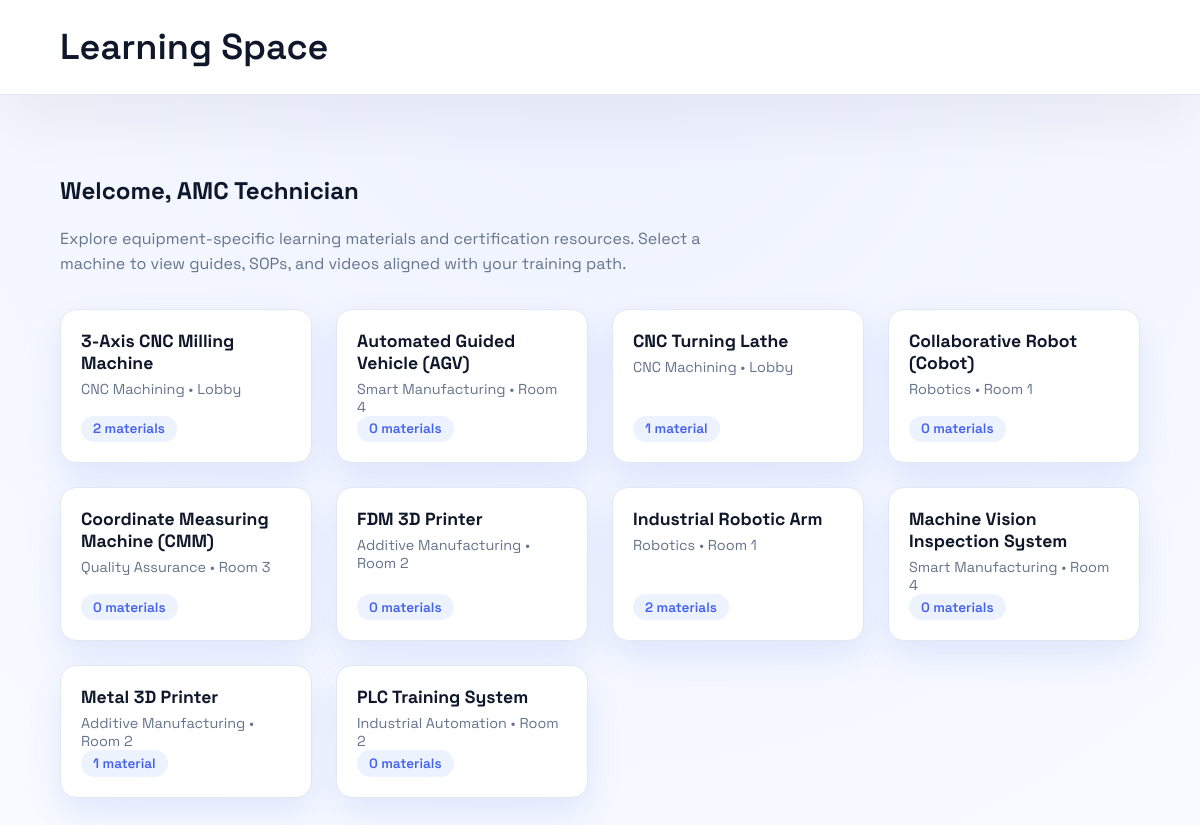
The page /learning-space.php (signed in) on the database its author committed.
### tables this page shows
CREATE TABLE `equipment` (
  `equipment_id` bigint(20) NOT NULL,
  `serial_no` varchar(80) DEFAULT NULL,
  `name` varchar(120) NOT NULL,
  `category` varchar(60) NOT NULL,
  `location` varchar(80) DEFAULT NULL,
  `manufacturer` varchar(80) DEFAULT NULL,
  `model` varchar(80) DEFAULT NULL,
  `risk_level` enum('low','medium','high') NOT NULL DEFAULT 'low',
  `current_status` enum('operational','maintenance','faulty') NOT NULL DEFAULT 'operational',
  `status_updated_at` datetime NOT NULL DEFAULT current_timestamp(),
  `status_updated_by` bigint(20) DEFAULT NULL,
  `notes` text DEFAULT NULL,
  `created_at` datetime NOT NULL DEFAULT current_timestamp(),
  `updated_at` datetime NOT NULL DEFAULT current_timestamp() ON UPDATE current_timestamp()
);

### session.php (called while the page is built, shortened)
<?php
if (!function_exists('current_user')) {
	function current_user(): ?array
	{
		return [
			'user_id' => (int) ($_SESSION['user_id'] ?? 0),
			'admin_number' => (string) ($_SESSION['admin_number'] ?? ''),
			'role_id' => (int) ($_SESSION['role_id'] ?? 0),
			'role_name' => (string) ($_SESSION['role_name'] ?? ''),
			'full_name' => (string) ($_SESSION['full_name'] ?? ''),
		];
	}
}
if (!function_exists('require_login')) {
	function require_login(array $allowedRoles = []): array
	{
		$user = current_user();
		return $user;
	}
}

### learning-space.php (the view, shortened to what this page needs)
<?php
require_once __DIR__ . '/session.php';
require_once __DIR__ . '/db.php';
$currentUser = require_login();
$userFullName = trim((string) ($currentUser['full_name'] ?? ''));
$equipment = [];
$equipmentResult = mysqli_query(
	$conn,
	'SELECT equipment_id, name, category, location FROM equipment ORDER BY name ASC'
);
if ($equipmentResult === false) {
	$equipmentError = 'Unable to load equipment right now.';
} else {
	while ($row = mysqli_fetch_assoc($equipmentResult)) {
		$equipmentId = (int) ($row['equipment_id'] ?? 0);
		$equipment[] = [
			'equipment_id' => $equipmentId,
			'name' => trim((string) ($row['name'] ?? 'Unnamed equipment')),
			'category' => trim((string) ($row['category'] ?? '')),
			'location' => trim((string) ($row['location'] ?? '')),
		];
	}
}
$materialsByEquipment = [];
$materialsSql = "SELECT
		etm.equipment_id,
		tm.material_id,
		tm.title,
		tm.material_type,
		tm.file_url,
		tm.file_path
	FROM equipment_training_materials etm
	INNER JOIN training_materials tm ON tm.material_id = etm.material_id
	ORDER BY tm.title ASC";
$materialsResult = mysqli_query($conn, $materialsSql);
if ($materialsResult === false) {
	$materialsError = 'Unable to load learning materials right now.';
} else {
	while ($row = mysqli_fetch_assoc($materialsResult)) {
		$equipmentId = (int) ($row['equipment_id'] ?? 0);
		$title = trim((string) ($row['title'] ?? 'Untitled material'));
		$materialsByEquipment[$equipmentId][] = [
			'material_id' => (int) ($row['material_id'] ?? 0),
			'title' => $title === '' ? 'Untitled material' : $title,
			'material_type' => trim((string) ($row['material_type'] ?? 'other')),
			'file_url' => trim((string) ($row['file_url'] ?? '')),
			'file_path' => trim((string) ($row['file_path'] ?? '')),
		];
	}
}
?>
<!DOCTYPE html>
<html lang="en">
	<head>
	</head>
	<body>
		<header>
			<h1>Learning Space</h1>
		</header>
		<main>
			<section class="intro">
				<h2>Welcome, <?php echo htmlspecialchars($userFullName, ENT_QUOTES); ?></h2>
				<p>
					Explore equipment-specific learning materials and certification resources. Select a
					machine to view guides, SOPs, and videos aligned with your training path.
				</p>
			</section>
			<section class="grid">
				<?php foreach ($equipment as $machine): ?>
					<?php
						$machineId = (int) $machine['equipment_id'];
						$materials = $materialsByEquipment[$machineId] ?? [];
						$materialCount = count($materials);
						$locationParts = [];
						if ($machine['category'] !== '') {
							$locationParts[] = $machine['category'];
						}
						if ($machine['location'] !== '') {
							$locationParts[] = $machine['location'];
						}
						$subtitle = $locationParts !== [] ? implode(' • ', $locationParts) : 'Certification resources';
					?>
					<article class="card">
						<details>
							<summary>
								<h2><?php echo htmlspecialchars($machine['name'], ENT_QUOTES); ?></h2>
								<p><?php echo htmlspecialchars($subtitle, ENT_QUOTES); ?></p>
								<span class="material-count">
									<?php echo $materialCount; ?> material<?php echo $materialCount === 1 ? '' : 's'; ?>
								</span>
							</summary>
						</details>
					</article>
				<?php endforeach; ?>
			</section>
		</main>
	</body>
</html>

### learning-space.php (style rules this page uses)
:root { --bg: #f8fbff; --accent: #4361ee; --accent-soft: #edf2ff; --text: #0f172a; --muted: #64748b; --card: #ffffff; font-size: 16px; }
* { box-sizing: border-box; }
body { margin: 0; font-family: "Space Grotesk", "Segoe UI", Tahoma, sans-serif; color: var(--text); background: radial-gradient(circle at top, #eef2ff, var(--bg)); min-height: 100vh; }
header { padding: 1.5rem clamp(1.5rem, 5vw, 4rem); background: var(--card); border-bottom: 1px solid #e2e8f0; box-shadow: 0 30px 60px rgba(15, 23, 42, 0.05); position: sticky; top: 0; z-index: 10; }
header h1 { margin: 0; font-size: clamp(1.6rem, 3vw, 2.4rem); font-weight: 600; }
main { padding: clamp(2rem, 5vw, 4rem); }
.intro { max-width: 680px; margin-bottom: 2rem; }
.intro p { color: var(--muted); line-height: 1.6; }
.grid { display: grid; grid-template-columns: repeat(auto-fit, minmax(240px, 1fr)); gap: 1.5rem; }
.card { background: var(--card); padding: 1.25rem; border-radius: 1rem; border: 1px solid #e2e8f0; box-shadow: 0 15px 35px rgba(67, 97, 238, 0.12); display: flex; flex-direction: column; }
.card details { margin: 0; flex: 1; display: flex; flex-direction: column; }
.card summary { list-style: none; cursor: pointer; flex: 1; display: flex; flex-direction: column; }
.card summary h2 { margin: 0 0 0.35rem; font-size: 1.1rem; }
.card summary p { margin: 0; color: var(--muted); font-size: 0.9rem; }
.material-count { margin-top: auto; display: inline-flex; align-self: flex-start; align-items: center; gap: 0.35rem; padding: 0.3rem 0.75rem; border-radius: 999px; background: var(--accent-soft); color: var(--accent); font-size: 0.85rem; font-weight: 600; }

### rows shown on the page
equipment: name "3-Axis CNC Milling Machine", subtitle "CNC Machining • Lobby", equipment_id "2"
equipment: name "Automated Guided Vehicle (AGV)", subtitle "Smart Manufacturing • Room 4", equipment_id "0"
equipment: name "CNC Turning Lathe", subtitle "CNC Machining • Lobby", equipment_id "1"
equipment: name "Collaborative Robot (Cobot)", subtitle "Robotics • Room 1", equipment_id "0"
equipment: name "Coordinate Measuring Machine (CMM)", subtitle "Quality Assurance • Room 3", equipment_id "0"
equipment: name "FDM 3D Printer", subtitle "Additive Manufacturing • Room 2", equipment_id "0"
equipment: name "Industrial Robotic Arm", subtitle "Robotics • Room 1", equipment_id "2"
equipment: name "Machine Vision Inspection System", subtitle "Smart Manufacturing • Room 4", equipment_id "0"
equipment: name "Metal 3D Printer", subtitle "Additive Manufacturing • Room 2", equipment_id "1"
equipment: name "PLC Training System", subtitle "Industrial Automation • Room 2", equipment_id "0"

### other values the page prints
$userFullName "AMC Technician"
